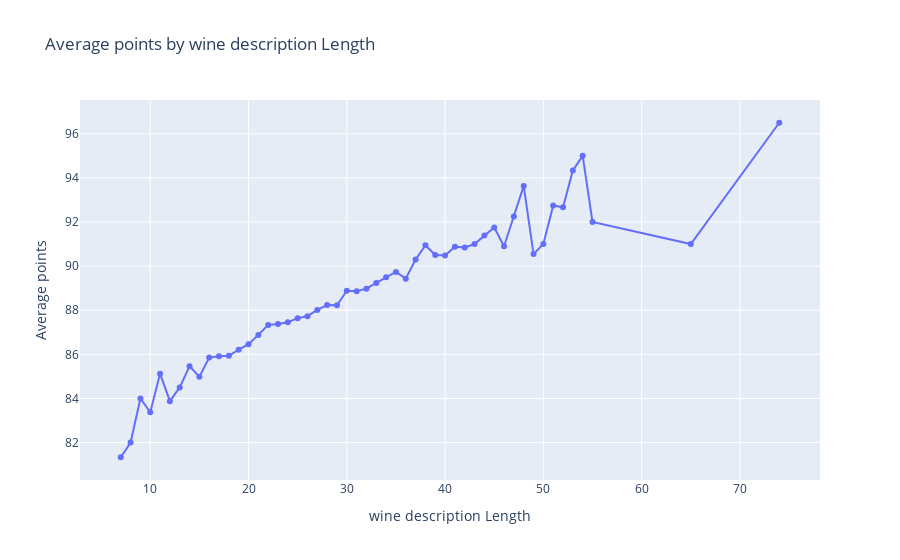

Notebook cell for this chart:
### Code cell
reviews['Title_len'] = reviews['Description_Cleaned'].str.split().str.len()
rev = reviews.groupby('Title_len')['points'].mean().reset_index()
trace1 = go.Scatter(
    x = rev['Title_len'],
    y = rev['points'],
    mode = 'lines+markers',
    name = 'lines+markers'
)
layout = dict(title= 'Average points by wine description Length',
              yaxis = dict(title='Average points'),
              xaxis = dict(title='wine description Length'))
fig=dict(data=[trace1], layout=layout)
py.iplot(fig)

### Figure 1 — Plotly figure (JSON) as saved in the notebook; plotly's stock layout.template omitted (floating-point values rounded to 4 significant figures)
{"data": [{"mode": "lines+markers", "name": "lines+markers", "type": "scatter", "x": [7, 8, 9, 10, 11, 12, 13, 14, 15, 16, 17, 18, 19, 20, 21, 22, 23, 24, 25, 26, 27, 28, 29, 30, 31, 32, 33, 34, 35, 36, 37, 38, 39, 40, 41, 42, 43, 44, 45, 46, 47, 48, 49, 50, 51, 52, 53, 54, 55, 65, 74], "y": [81.33, 82, 84, 83.38, 85.12, 83.88, 84.5, 85.46, 84.98, 85.85, 85.91, 85.93, 86.21, 86.46, 86.88, 87.33, 87.37, 87.46, 87.64, 87.73, 88.01, 88.24, 88.22, 88.88, 88.86, 88.98, 89.24, 89.49, 89.74, 89.43, 90.3, 90.95, 90.51, 90.48, 90.88, 90.84, 91, 91.38, 91.75, 90.9, 92.25, 93.64, 90.55, 91, 92.75, 92.67, 94.33, 95, 92, 91, 96.5]}], "layout": {"title": {"text": "Average points by wine description Length"}, "xaxis": {"title": {"text": "wine description Length"}}, "yaxis": {"title": {"text": "Average points"}}}}
